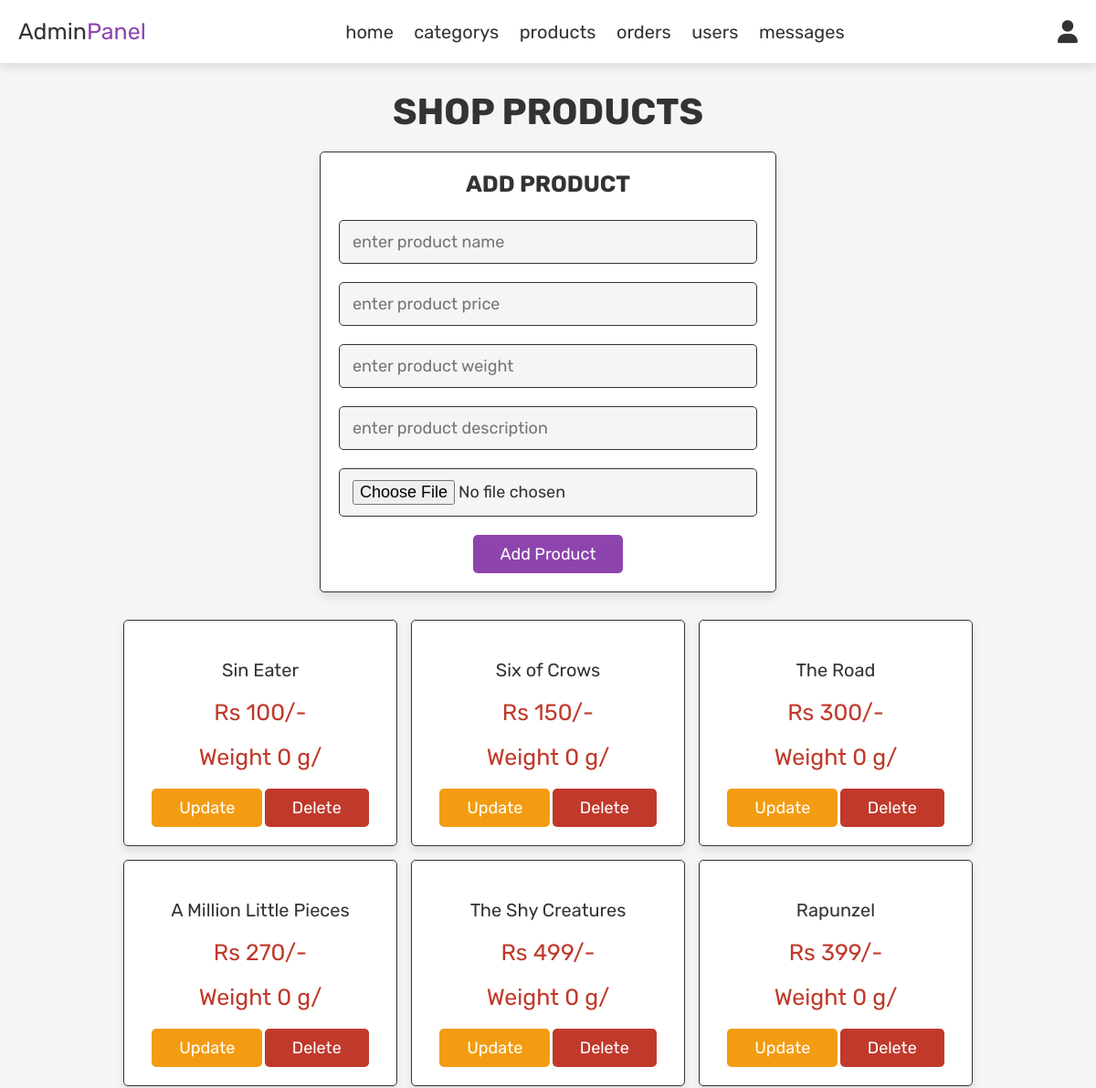
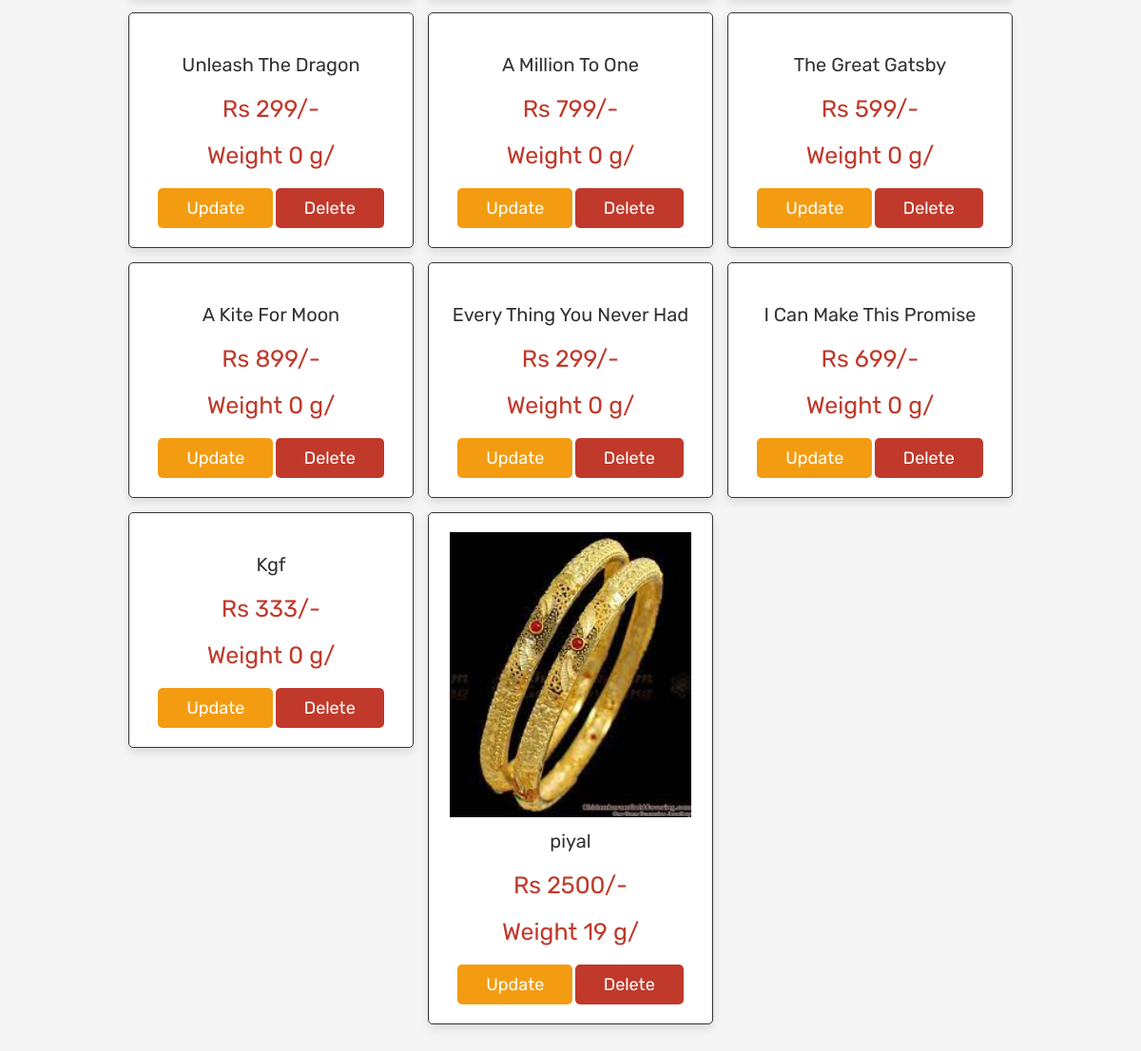
The page /admin_products.php (signed in) on the database its author committed (2 pictures, top to bottom).
### tables this page shows
CREATE TABLE `products` (
  `id` int(100) NOT NULL,
  `name` varchar(100) NOT NULL,
  `price` int(100) NOT NULL,
  `description` varchar(255) NOT NULL,
  `weight` float NOT NULL,
  `image` varchar(100) NOT NULL
);

### admin_products.php (the view, shortened to what this page needs)
<?php
include 'config.php';
?>
<!DOCTYPE html>
<html lang="en">
<head>
   <link rel="stylesheet" href="https://cdnjs.cloudflare.com/ajax/libs/font-awesome/6.0.0/css/all.min.css">
   <link rel="stylesheet" href="css/admin_style.css">
</head>
<body>
<?php include 'admin_header.php'; ?>
<section class="add-products">
   <h1 class="title">shop products</h1>
   <form action="" method="post" enctype="multipart/form-data">
      <h3>add product</h3>
      <input type="text" name="name" class="box" placeholder="enter product name" required>
      <input type="number" min="0" name="price" class="box" placeholder="enter product price" required>
      <input type="number" min="0" name="weight" class="box" placeholder="enter product weight" required>
      <input type="text" name="description" class="box" placeholder="enter product description" required>
      <input type="file" name="image" accept="image/jpg, image/jpeg, image/png" class="box" required>
      <input type="submit" value="add product" name="add_product" class="btn">
   </form>
</section>
<section class="show-products">
   <div class="box-container">
      <?php
         $select_products = mysqli_query($conn, "SELECT * FROM `products`") or die('query failed');
         if(mysqli_num_rows($select_products) > 0){
            while($fetch_products = mysqli_fetch_assoc($select_products)){
      ?>
      <div class="box">
         <img src="uploaded_img/<?php echo $fetch_products['image']; ?>" alt="">
         <div class="name"><?php echo $fetch_products['name']; ?></div>
         <div class="price">Rs <?php echo $fetch_products['price']; ?>/-</div>
         <div class="price">Weight <?php echo $fetch_products['weight']; ?> g/</div>
         <a href="admin_products.php?update=<?php echo $fetch_products['id']; ?>" class="option-btn">update</a>
         <a href="admin_products.php?delete=<?php echo $fetch_products['id']; ?>" class="delete-btn" onclick="return confirm('delete this product?');">delete</a>
      </div>
      <?php
         }
      }else{
         echo '<p class="empty">no products added yet!</p>';
      }
      ?>
   </div>
</section>
</body>
</html>

### css/admin_style.css (style rules this page uses)
:root { --purple:#8e44ad; --red:#c0392b; --orange:#f39c12; --black:#333; --white:#fff; --light-color:#666; --light-white:#ccc; --light-bg:#f5f5f5; --border:.1rem solid var(--black); --box-shadow:0 .5rem 1rem rgba(0,0,0,.1); }
* { font-family: 'Rubik', sans-serif; margin:0; padding:0; box-sizing: border-box; outline: none; border:none; text-decoration: none; transition:all .2s linear; }
html { font-size: 62.5%; overflow-x: hidden; }
body { background-color: var(--light-bg); }
section { padding:3rem 2rem; }
.title { text-align: center; margin-bottom: 2rem; text-transform: uppercase; color:var(--black); font-size: 4rem; }
.btn, .option-btn, .delete-btn, .white-btn { display: inline-block; margin-top: 1rem; padding:1rem 3rem; cursor: pointer; color:var(--white); font-size: 1.8rem; border-radius: .5rem; text-transform: capitalize; }
.white-btn, .btn { background-color: var(--purple); }
.option-btn { background-color: var(--orange); }
.delete-btn { background-color: var(--red); }
.add-products form { background-color: var(--white); border-radius: .5rem; padding:2rem; text-align: center; box-shadow: var(--box-shadow); border:var(--border); max-width: 50rem; margin:0 auto; }
.add-products form h3 { font-size: 2.5rem; text-transform: uppercase; color:var(--black); margin-bottom: 1.5rem; }
.add-products form .box { width: 100%; background-color: var(--light-bg); border-radius: .5rem; margin:1rem 0; padding:1.2rem 1.4rem; color:var(--black); font-size: 1.8rem; border:var(--border); }
.show-products .box-container { display: grid; grid-template-columns: repeat(auto-fit, 30rem); justify-content: center; gap:1.5rem; max-width: 1200px; margin:0 auto; align-items: flex-start; }
.show-products { padding-top: 0; }
.show-products .box-container .box { text-align: center; padding:2rem; border-radius: .5rem; border:var(--border); box-shadow: var(--box-shadow); background-color: var(--white); }
.show-products .box-container .box img { height: 30rem; }
.show-products .box-container .box .name { padding:1rem 0; font-size: 2rem; color:var(--black); }
.show-products .box-container .box .price { padding:1rem 0; font-size: 2.5rem; color:var(--red); }

### rows shown on the page
products: name "Sin Eater", price "100", weight "0"
products: name "Six of Crows", price "150", weight "0"
products: name "The Road", price "300", weight "0"
products: name "A Million Little Pieces", price "270", weight "0"
products: name "The Shy Creatures", price "499", weight "0"
products: name "Rapunzel", price "399", weight "0"
products: name "Unleash The Dragon", price "299", weight "0"
products: name "A Million To One", price "799", weight "0"
products: name "The Great Gatsby", price "599", weight "0"
products: name "A Kite For Moon", price "899", weight "0"
products: name "Every Thing You Never Had", price "299", weight "0"
products: name "I Can Make This Promise", price "699", weight "0"
products: name "Kgf", price "333", weight "0"
products: image (picture), name "piyal", price "2500", weight "19"
